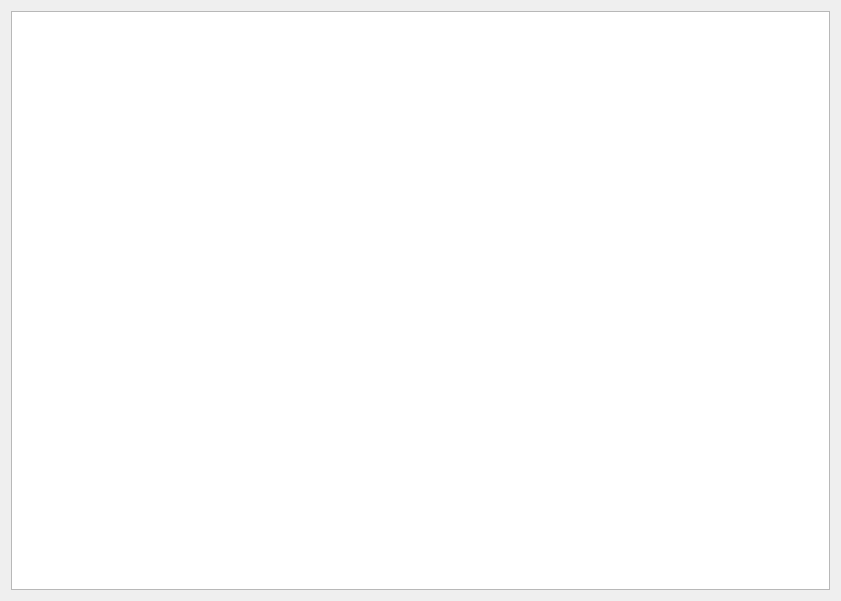
<?xml version="1.0" encoding="UTF-8"?>
<ui version="4.0">
 <class>guiDlg</class>
 <widget class="QWidget" name="guiDlg">
  <property name="geometry">
   <rect>
    <x>0</x>
    <y>0</y>
    <width>841</width>
    <height>601</height>
   </rect>
  </property>
  <property name="windowTitle">
   <string>humanintegration3</string>
  </property>
  <layout class="QVBoxLayout" name="verticalLayout">
   <item>
    <widget class="QGraphicsView" name="graphicsView"/>
   </item>
  </layout>
 </widget>
 <resources/>
 <connections/>
</ui>
